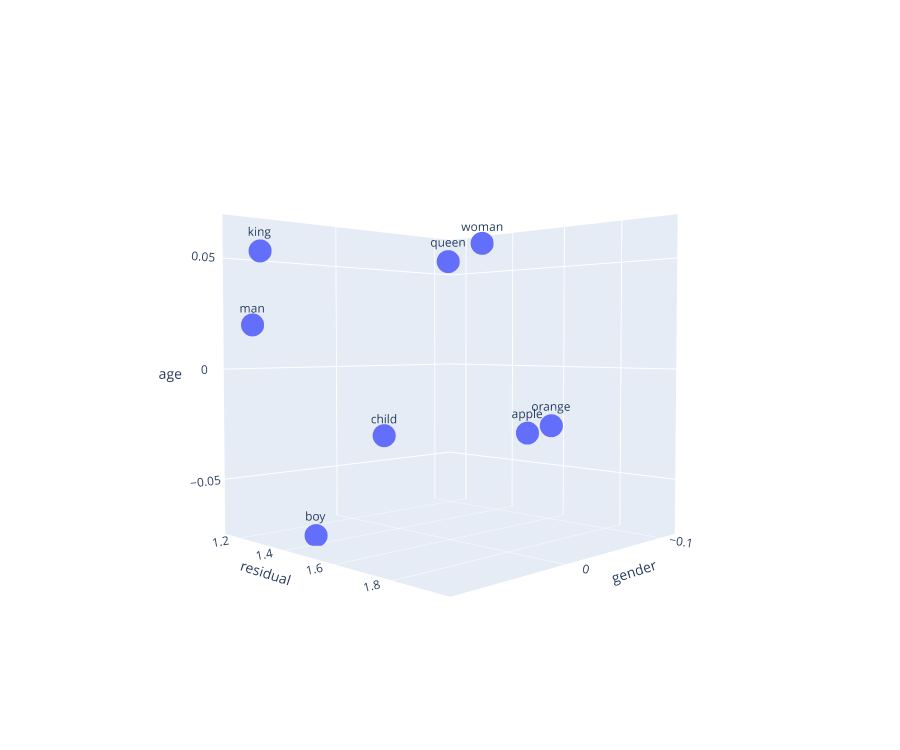

Notebook code cell kept with this figure:
### Code cell
fig = px.scatter_3d(
                    x=coords[:,0], 
                    y=coords[:,1], 
                    z=coords[:,2], 
                    labels={
                            "x":axis_names[0],
                            "y":axis_names[1],
                            "z":axis_names[2],
                            },
                    text=examples,
                    height=750,
        )

fig.update_layout(
    margin=dict(l=0, r=0, b=0, t=0),
    scene_camera = dict(
        eye=dict(x=2, y=2, z=0.1)
    )
)

fig.update_traces(hoverinfo="none", hovertemplate=None)

### Figure 1 — Plotly figure (JSON) as saved in the notebook; plotly's stock layout.template omitted (floating-point values rounded to 4 significant figures)
{"data": [{"hoverinfo": "none", "legendgroup": "", "marker": {"color": "#636efa", "symbol": "circle"}, "mode": "markers+text", "name": "", "scene": "scene", "showlegend": false, "text": ["king", "queen", "man", "woman", "boy", "child", "apple", "orange"], "type": "scatter3d", "x": [0.06892, -0.09486, 0.08701, -0.1113, 0.071, 0.008155, 0.005339, 0.005898], "y": [1.151, 1.208, 1.225, 1.292, 1.407, 1.376, 1.876, 1.949], "z": [0.05416, 0.05579, 0.01986, 0.06536, -0.07071, -0.03121, -0.02415, -0.02036]}], "layout": {"height": 750, "legend": {"tracegroupgap": 0}, "margin": {"b": 0, "l": 0, "r": 0, "t": 0}, "scene": {"camera": {"eye": {"x": 2, "y": 2, "z": 0.1}}, "domain": {"x": [0, 1], "y": [0, 1]}, "xaxis": {"title": {"text": "gender"}}, "yaxis": {"title": {"text": "residual"}}, "zaxis": {"title": {"text": "age"}}}}}
